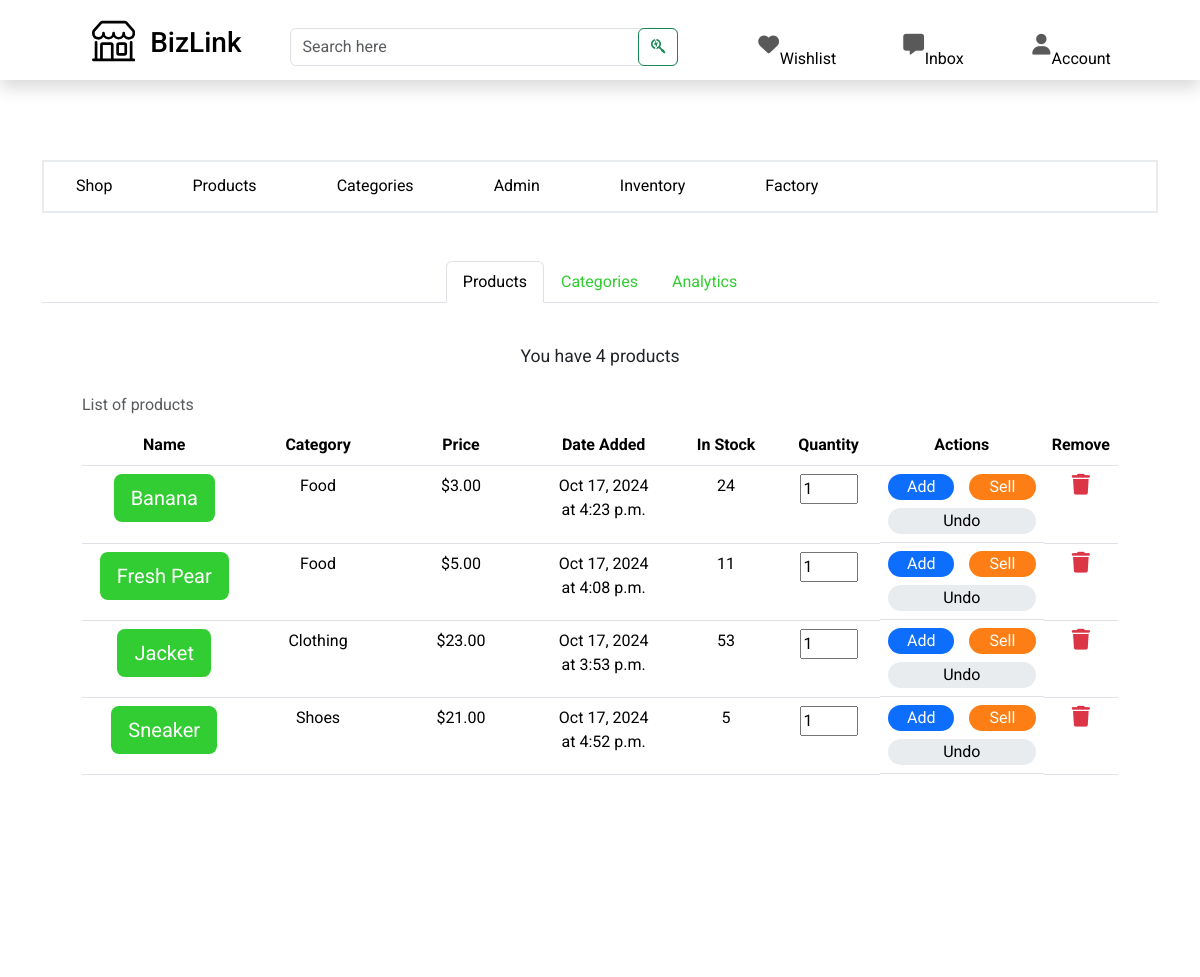
The page /core/owner/home/inventory/ (signed in, upper part) on the database as committed earlier.
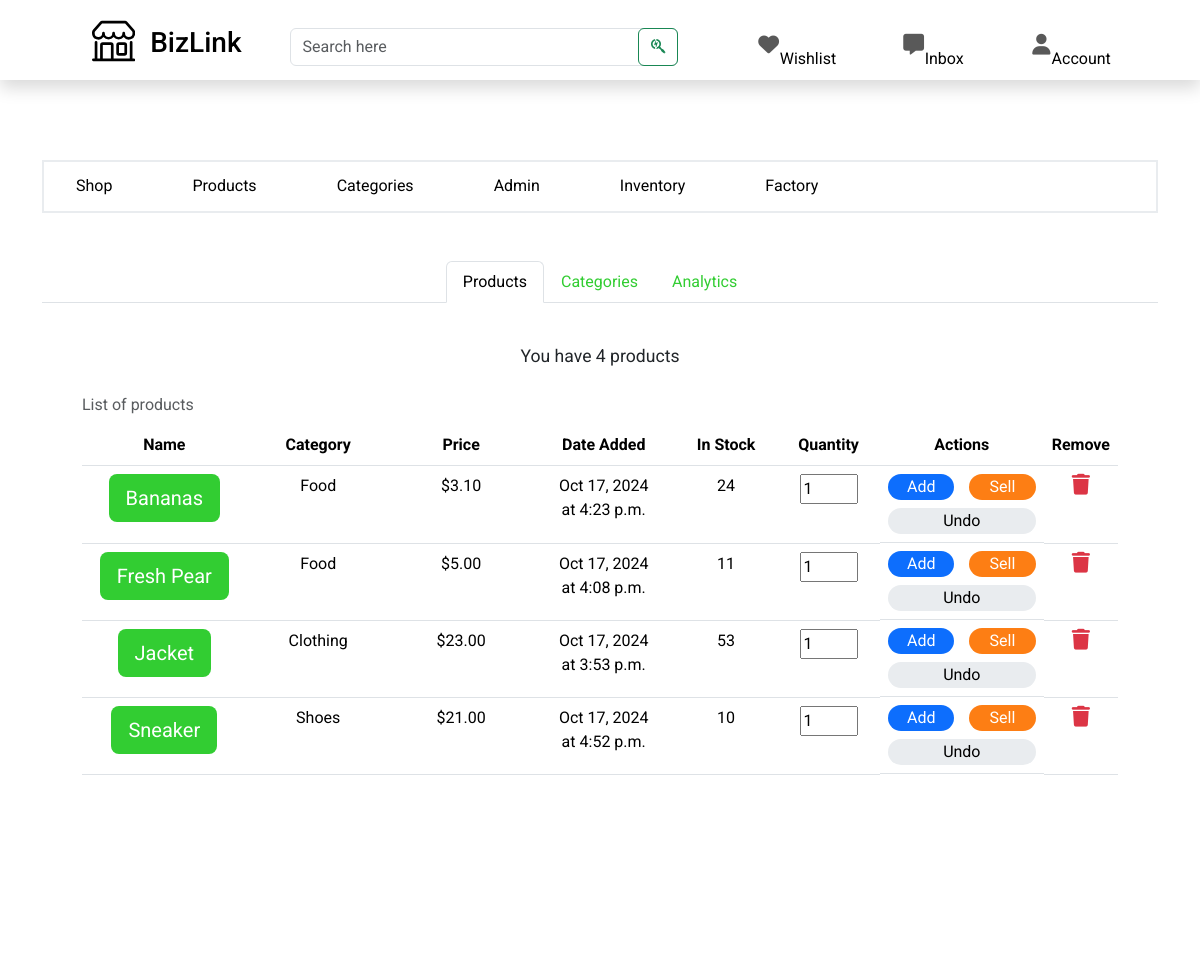
The same page on the database as committed later.
### shop/models.py (models this page shows, shortened)
class Product(models.Model):
    productId =  ShortUUIDField(unique=True, length=10, max_length=21, prefix="product", alphabet="ABCDEF0123456789")
    name = models.CharField(max_length=255)
    category = models.ForeignKey(Category, related_name='category_products', on_delete=models.CASCADE)
    image = models.ImageField(upload_to='product_directory_path', blank=True, null=True)
    video = models.ForeignKey(ProductVideo, null=True, blank=True, on_delete=models.SET_NULL, related_name="product_on_the_video")
    shop = models.ForeignKey(Shop, related_name='shop_products', on_delete=models.CASCADE)
    description = models.TextField(blank=True, null=True)
    specifications = models.TextField(blank=True, null=True)
    mfg = models.DateTimeField(auto_now_add=False, null=True, blank=True)
    price = models.DecimalField(max_digits=15, decimal_places=2)
    stock_quantity = models.PositiveIntegerField()
    created_by = models.ForeignKey(settings.AUTH_USER_MODEL, related_name='user_products', on_delete=models.CASCADE)
    created_at = models.DateTimeField(auto_now_add=True)
    updated_at = models.DateTimeField(auto_now=True)
    tags = TaggableManager(blank=True)
    sku = ShortUUIDField(unique=True, length=4, max_length=10, prefix="sku", alphabet="0123456789")
    class Meta:
        ordering = ('name',)
        unique_together = ('created_by', 'name', 'category')

class Category(models.Model):
    categoryId =  ShortUUIDField(unique=True, length=10, max_length=21, prefix="category", alphabet="ABCDEF0123456789")
    name = models.CharField(max_length=255)
    description = models.TextField(blank=False, null=False)
    image = models.ImageField(upload_to='category_directory_path', blank=True, null=True)
    shop = models.ForeignKey(Shop, related_name='shop_categories', on_delete=models.CASCADE)
    created_at = models.DateTimeField(auto_now_add=True)
    created_by = models.ForeignKey(settings.AUTH_USER_MODEL, on_delete=models.CASCADE, related_name="user_categories")
    class Meta:
        ordering = ('name',)
        verbose_name_plural = 'Categories'
        unique_together = ('created_by', 'name')
    def __str__(self):
        return self.name
    def total_value(self):
        return self.category_products.aggregate(total=Sum('price'))['total'] or 0.00

### core/views.py (the view)
# urls.py: path("owner/home/inventory/", views.inventory, name="inventory"),
def inventory(request):
    user = request.user
    context = inventory_context(user)
    return render(request, "core/owner/inventory.html", context)

### shop/forms.py
class EditProductForm(CreateProductForm):
    pass

class EditCategoryForm(CreateCategoryForm):
    pass

### core/templatetags/custom_tags.py (called while the page is built)
@register.filter
def startswith(value, arg):
    return value.startswith(arg)

### core/views.py (called while the page is built)
def inventory_context(user):
    products = Product.objects.filter(created_by=user).order_by("name")
    categories = Category.objects.filter(created_by=user).order_by("name")
    edit_product_form = EditProductForm()
    edit_category_form = EditCategoryForm()
    more_product_image_form = MoreProductImageForm()
    more_product_video_form = MoreProductVideoForm()
    return {
        'products': products,
        'edit_product_form': edit_product_form,
        'edit_category_form': edit_category_form,
        'categories': categories,
        'more_product_image_form': more_product_image_form,
        'more_product_video_form': more_product_video_form,
    }

### templates/core/owner/inventory.html (shortened to what the changed rows need)
{% extends "core/owner/owner-base.html" %}
{% load static %}
{% block content %}
<section class="shop_inventory_intro_section">
    <div class="container">
        <div class="tab-content" id="nav-tabContent">
            <div class="tab-pane fade show active products-tab" id="nav-products" role="tabpanel" aria-labelledby="nav-products-tab" tabindex="0">
                <table class="table caption-top">
                    <caption>List of products</caption>
                    <thead>
                        <tr>
                        <th scope="col" class="enlarge">Name</th>
                        <th scope="col">Category</th>
                        <th scope="col" class="price">Price</th>
                        <th scope="col">Date Added</th>
                        <th scope="col" class="reduce">In Stock</th>
                        <th scope="col" class="reduce">Quantity</th>
                        <th scope="col" class="enlarge">Actions</th>
                        <th scope="col">Remove</th>
                        </tr>
                    </thead>
                    <tbody>
                        {% if products %}
                            {% for product in products %}
                                <tr id="product-row-{{ product.productId }}">
                                        <td class="enlarge">
                                            <button type="button" class="btn btn-lg product-btn"
                                            data-bs-toggle="modal" data-bs-target="#edit-product-form"
                                                data-product-id="{{ product.productId}}"
                                                data-product-name="{{ product.name }}"
                                                data-product-category="{{ product.category }}"
                                                data-product-price="{{ product.price }}"
                                                data-product-tags="{% for tag in product.tags.all %}{{ tag.slug }}{% if not forloop.last %}, {% endif %}{% endfor %}"
                                                data-product-stock-quantity="{{ product.stock_quantity }}"
                                                data-product-description="{{ product.description }}"
                                                data-product-specification="{{ product.specifications }}"
                                                data-product-image="{% if product.image %}{{ product.image.url }}{% else %}null{% endif %}"
                                                data-product-video="{% if product.video %}{{ product.video.video.url }}{% else %}null{% endif %}"
                                                data-product-video-description="{% if product.video %}{{ product.video.description }}{% endif %}"
                                                data-more-product-images='[
                                                    {% for image in product.more_product_images.all %}
                                                        {
                                                            "url": "{% if image.image %}{{ image.image.url }}{% else %}null{% endif %}",
                                                            "mpiId": "{{ image.mpiId }}"
                                                        }{% if not forloop.last %},{% endif %}
                                                    {% endfor %}
                                                ]'
                                                data-more-product-video='[
                                                    {% for video in product.more_product_videos.all %}
                                                        {
                                                            "url": "{% if video.video %}{{ video.video.url }}{% else %}null{% endif %}",
                                                            "moreProductVideoDescription": "{{ video.description }}",
                                                            "mpvId": "{{ video.mpvId }}"
                                                        }{% if not forloop.last %},{% endif %}
                                                    {% endfor %}
                                                ]'
                                                data-transaction-log-id='[
                                                    {% for transaction_log in product.product_transaction_logs.all %}
                                                        "{{ transaction_log.transactionLogId }}"{% if not forloop.last %},{% endif %}
                                                    {% endfor %}
                                                ]'
                                                data-action='[
                                                    {% for transaction_log in product.product_transaction_logs.all %}
                                                        "{{ transaction_log.action }}"{% if not forloop.last %},{% endif %}
                                                    {% endfor %}
                                                ]'
                                                data-quantity='[
                                                    {% for transaction_log in product.product_transaction_logs.all %}
                                                        {{ transaction_log.quantity }}{% if not forloop.last %},{% endif %}
                                                    {% endfor %}
                                                ]'
                                                data-timestamp='[
                                                    {% for transaction_log in product.product_transaction_logs.all %}
                                                        "{{ transaction_log.timestamp|date:"M j, Y" }} at {{ transaction_log.timestamp|date:"g:i a" }}"{% if not forloop.last %},{% endif %}
                                                    {% endfor %}
                                                ]'>
                                        {{ product.name }}
                                            </button>
                                        </td>
                                        <td>{{ product.category.name }}</td>
                                        <td>${{ product.price }}</td>
                                        <td>
                                            {{ product.created_at|date:"M j, Y" }}<br>
                                            at {{ product.created_at|date:"g:i a" }}
                                        </td>
                                        <td class="reduce" id="stock-{{ product.productId }}">{{ product.stock_quantity}}</td>
                                        <td class="quantity reduce">
                                            <input type="number" min="1" value="1" id="quantity-{{ product.productId }}" name="quantity" oninput="validity.valid||(value='');"/>
                                        </td>
                                        <td class="btns enlarge">
                                            <div class="add-and-sell">
                                                <button class="add-stock rounded-pill" data-product-id="{{ product.productId }}">Add</button>
                                                <button class="sell-stock rounded-pill" data-product-id="{{ product.productId }}">Sell</button>
                                            </div>
                                            <div class="undo">
                                                <button class="undo-stock rounded-pill" data-product-id="{{ product.productId }}">Undo</button>
                                            </div>
                                        </td>
                                        <td>
                                            <a href="#" class="remove-product" data-product-id="{{ product.productId }}">
                                                <i class="fa-solid fa-trash"></i>
                                            </a>
                                        </td>
                                </tr>
                            {% endfor %}
                        {% else %}
                            <tr>
                                <td colspan="8" class="text-center">No products available.</td>
                            </tr>
                        {% endif %}
                    </tbody>
                </table>
            </div>
            </div>
    </div>
</section>
{% endblock %}

Rows that differ between the two databases and show on the page:
changed Product: name "Banana" → "Bananas"; price "3.00" → "3.10"
changed Product "Sneaker": stock_quantity "5" → "10"
